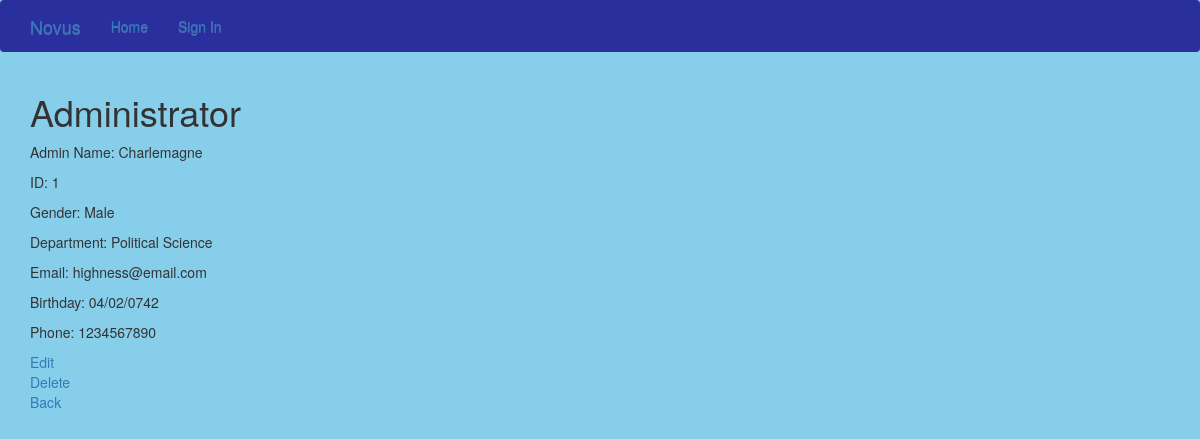
The page /details/Administrator/1 on the database as committed earlier.
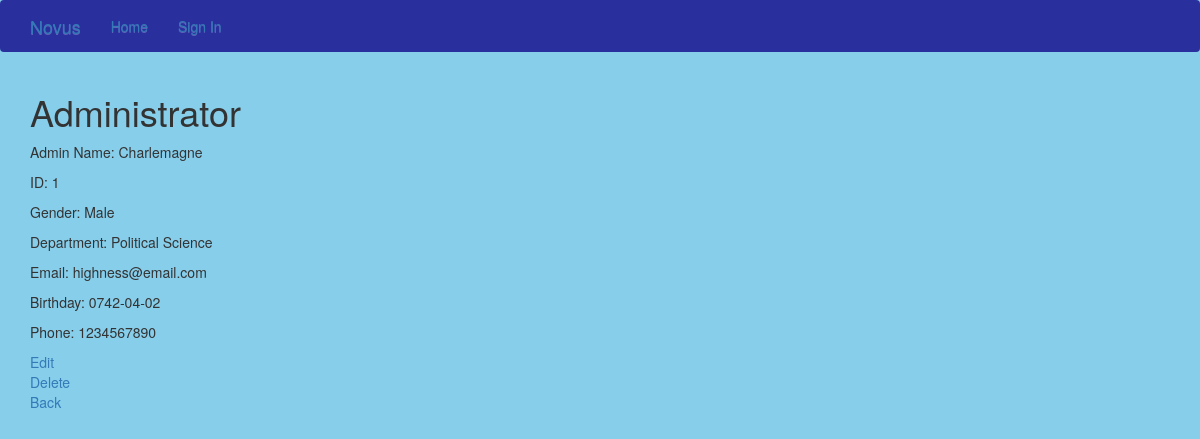
The same page on the database as committed later.
### models.py (models this page shows, shortened)
class User(db.Model, UserMixin):
    __tablename__="users"
    id = db.Column(db.Integer, primary_key=True)
    name = db.Column(db.String(120), index=True, unique=False)
    gender = db.Column(db.String(6), index=True)
    email = db.Column(db.String(120), index=True)
    phone = db.Column(db.String(120), index=True)
    birthday = db.Column(db.String(120), index=True)
    active = db.Column(db.Boolean())
    roles = relationship("Role", secondary="user_roles")
    password = db.Column(db.String(128))

class Administrator(User, db.Model):
    __tablename__="administrators"
    id = db.Column(db.Integer, ForeignKey('users.id'), primary_key=True)
    department = db.Column(db.String(120), index=True)

### app.py (the view)
@app.route('/details/<type>/<int:id>')
def details(type, id):
    if type == "Student":
        student = Student.query.get(id)
        return render_template('students_details.html', student=student)
    elif type == "Professor":
        prof = Professor.query.get(id)
        return render_template('professor_details.html', prof=prof)
    elif type == "Administrator":
        admin = Administrator.query.get(id)
        return render_template('administrator_details.html', admin=admin)
    elif type == "Course":
        course = Course.query.get(id)
        professor = Professor.query.get(course.professor_id)
        assignments = course.assignments
        return render_template('course_details.html', course=course, professor=professor, assignments=assignments)
    else:
        return render_template('error.html')

### templates/administrator_details.html
{% extends 'layout.html' %}
{% block app_content %}
<h1>Administrator</h1>
<p>Admin Name: {{admin.name}}</p>
<p>ID: {{admin.id}}</p>
<p>Gender: {{admin.gender}}</p>
<p>Department: {{admin.department}}</p>
<p>Email: {{admin.email}}</p>
<p>Birthday: {{admin.birthday}}</p>
<p>Phone: {{admin.phone}}</p>
<div>
  <a href="{{ url_for('edit', type='Administrator', id=admin.id)}}">
    Edit
  </a>
</div>
<div>
  <a href="{{ url_for('delete', type='Administrator', id=admin.id)}}">
    Delete
  </a>
</div>
<div>
  <a href="{{ url_for('administrator_roster')}}">
    Back
  </a>
</div>
{% endblock %}

### templates/layout.html (shortened to what this page needs)
{% extends 'bootstrap/base.html' %}
{%- block styles %}
    <link href="{{bootstrap_find_resource('css/bootstrap.css', cdn='bootstrap')}}" rel="stylesheet">
    <link rel="stylesheet" href="//maxcdn.bootstrapcdn.com/bootstrap/3.2.0/css/bootstrap.min.css">
    <link rel="stylesheet" href="//maxcdn.bootstrapcdn.com/bootstrap/3.2.0/css/bootstrap-theme.min.css">
    <link rel="stylesheet" type="text/css" href="/static/css/common.css">
{%- endblock styles %}
{% block navbar %}
  <nav class="navbar navbar-light" style="background-color: #29309e;">
    <div class="container">
      <div class="navbar-header">
        <a class="navbar-brand" href="/">Novus</a>
      </div>
      <div class="navbar-collapse collapse">
        <ul class="nav navbar-nav">
          <li><a href="/">Home</a></li>
          <li><a href="/welcome">Sign In</a></li>
        </ul>
      </div>
    </div>
  </nav>
{% endblock %}
{% block content %}
  <div class="container">
    {% block app_content %}
    {% endblock %}
  </div>
{% endblock %}

### static/css/common.css (style rules this page uses)
body { background-color: skyblue; }

Rows that differ between the two databases and show on the page:
changed User "Charlemagne": birthday "04/02/0742" → "0742-04-02"
